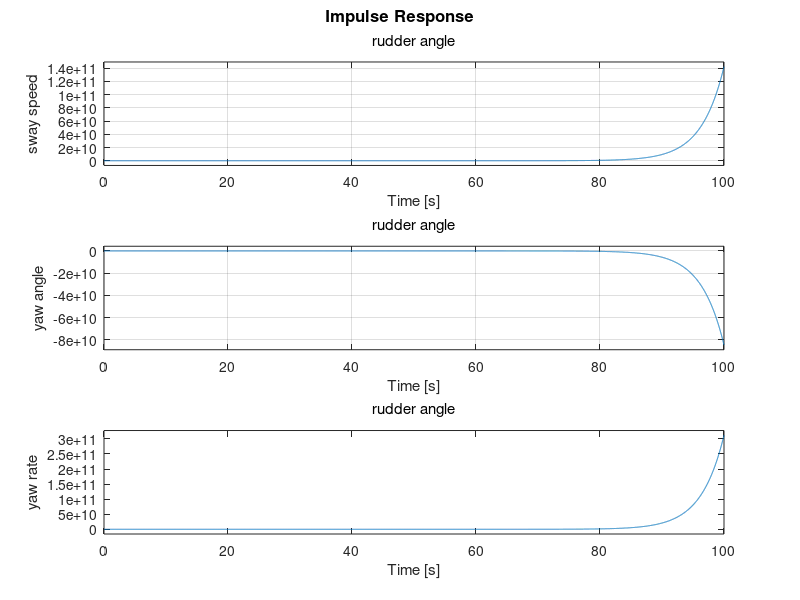
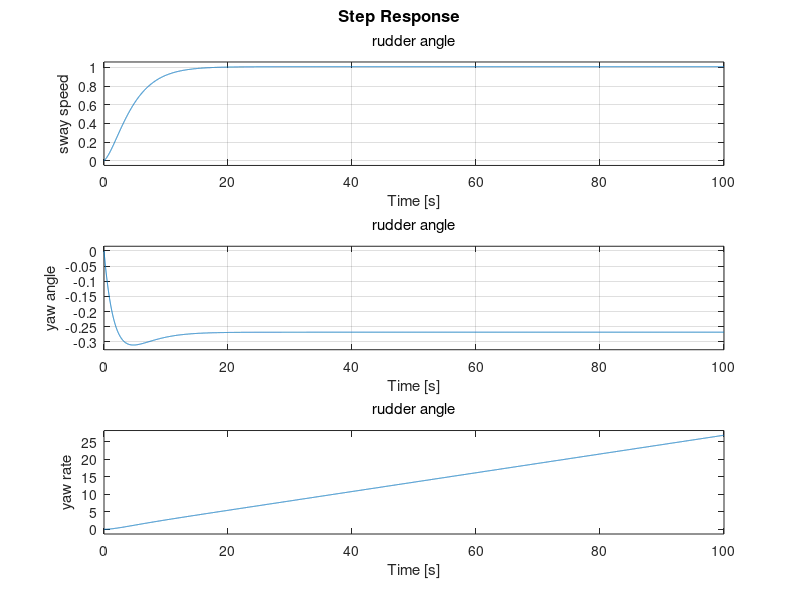
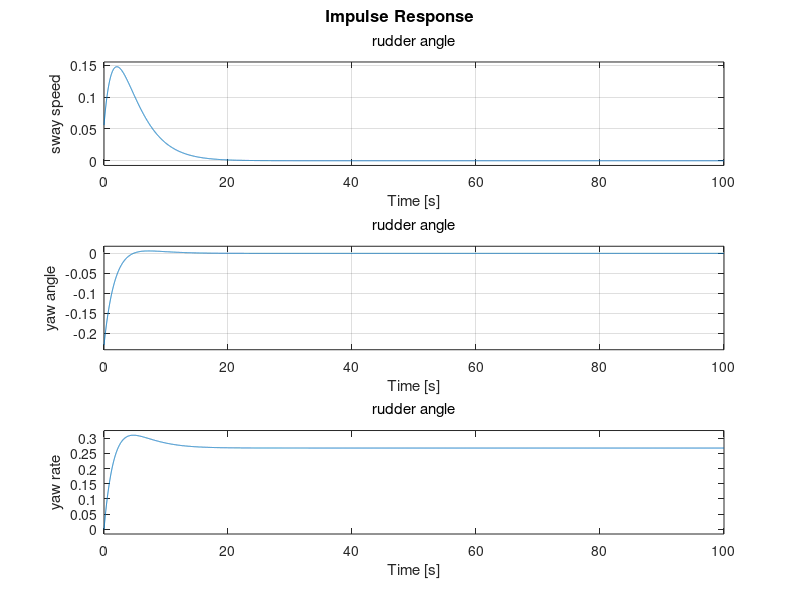
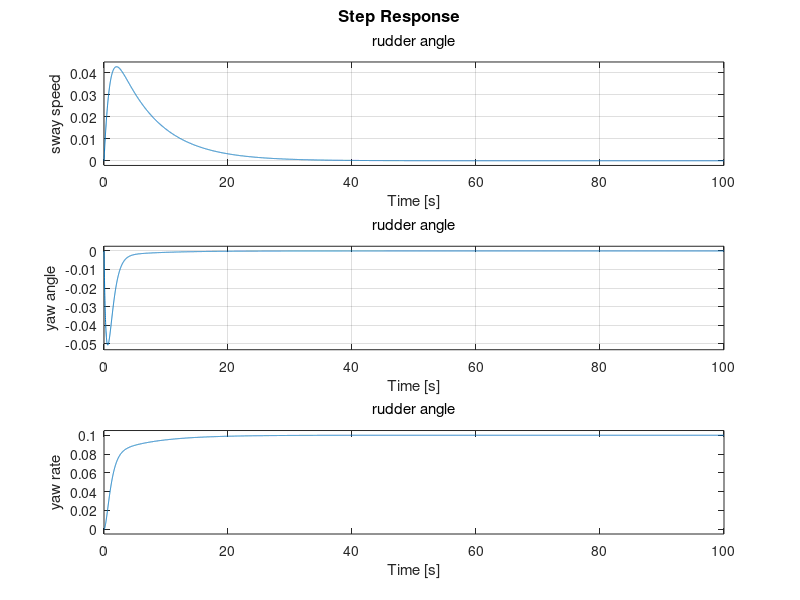

Write MATLAB code to recreate these figures, in order.
A = [-0.14 -0.69 0; -0.19 -0.048 0; 0 -1 0];
B = [0.056; -0.23; 0];
C = [1 0 0; 0 1 0; 0 0 1];
D = [0; 0; 0];
% outputs => sway speed, yaw angle
% state space => sway speed, yaw angle, yaw rate
states = {'sway speed', 'yaw angle', 'yaw rate'};
output = {'sway speed', 'yaw angle', 'yaw rate'};
input = {'rudder angle'};
sys = ss(A, B, C, D, 'statename', states,...
    'inputname', input,...
    'outputname', output); % state space model
t = 0:0.01:100;
i = sqrt(-1);
P = [-0.5 -0.32 0];
K = place(A, B, P);
syscl = ss(A-B*K, B, C, D, 'statename', states,...
    'inputname', input,...
    'outputname', output);
G = tf(sys);
rank(ctrb(syscl))
rank(obsv(syscl))
impulse(sys, t), grid; %original open loop system impulse response
figure; step(syscl, t), grid;
figure; impulse(syscl, t), grid; 

Q = [1 0 0;
     0 1 0;
     0 0 1];
R = 0.01;
K2 = lqr(A, B, Q, R);
syscl2 = ss(A- B*K2, B, C, D, 'statename', states,...
    'inputname', input,...
    'outputname', output);
G2 = tf(syscl2);
rank(ctrb(syscl2))
rank(obsv(syscl2))
figure; step(syscl2, t), grid;
figure; impulse(syscl2, t), grid; 
